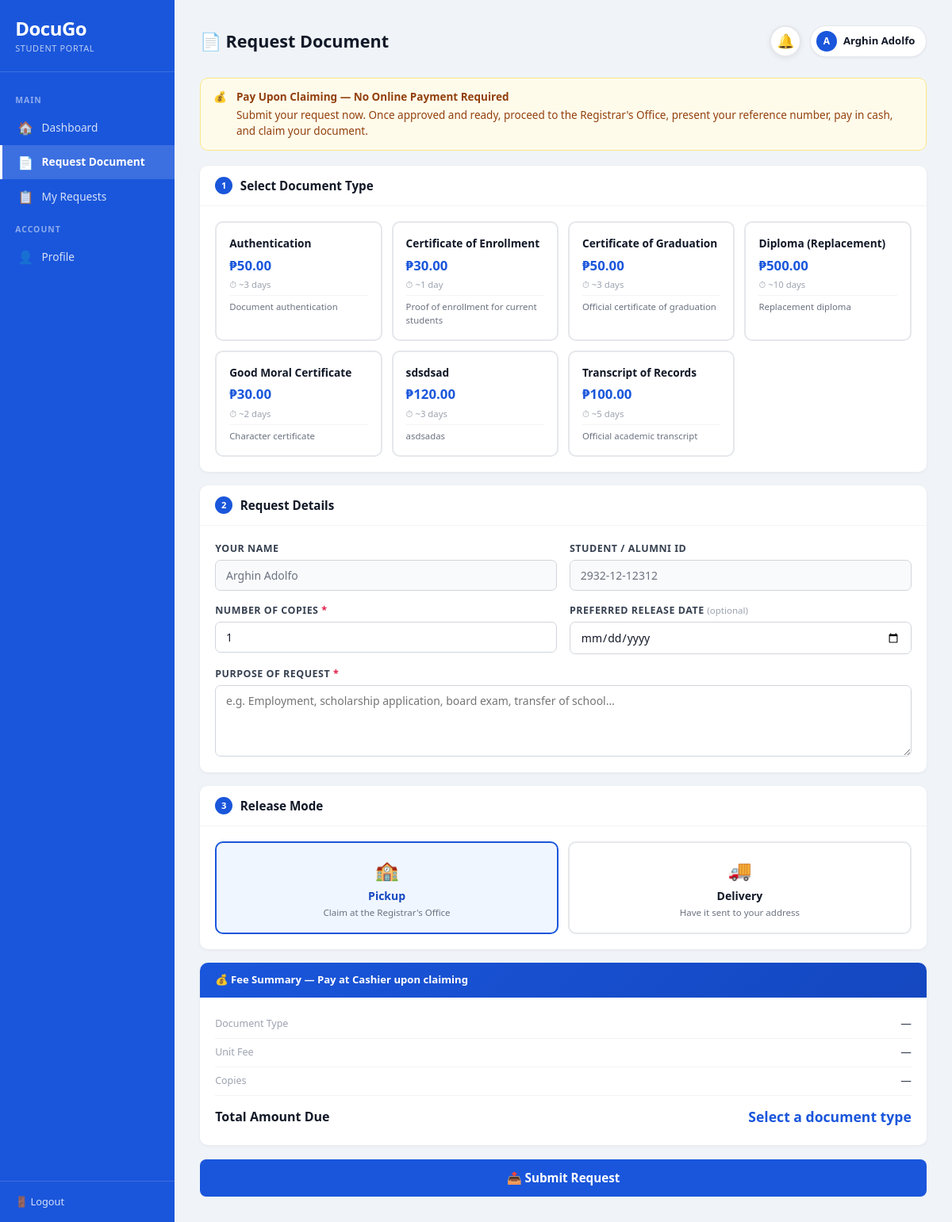
Before: /student/request_form.php (signed in) with the older database file.
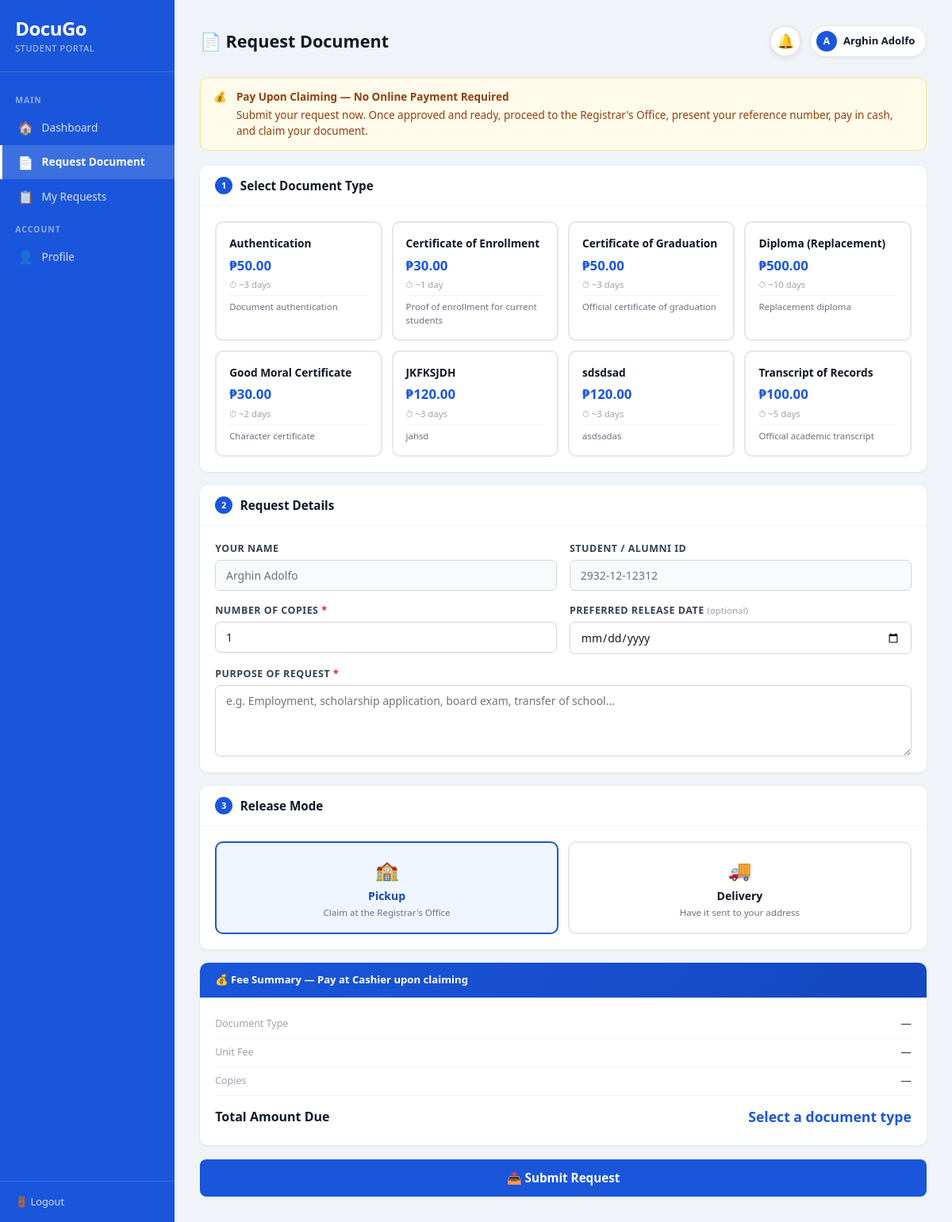
After: the same page with the newer database file.
### tables this page shows
CREATE TABLE `document_types` (
  `id` int(11) NOT NULL,
  `name` varchar(100) NOT NULL,
  `description` text DEFAULT NULL,
  `fee` decimal(10,2) DEFAULT 0.00,
  `processing_days` int(11) DEFAULT 3,
  `requires_signature` tinyint(1) DEFAULT 0,
  `is_active` tinyint(1) DEFAULT 1,
  `created_at` timestamp NOT NULL DEFAULT current_timestamp()
);

### student/request_form.php (the view, shortened to what the changed rows need)
<?php
$conn   = getConnection();
$docTypes = $conn->query("
    SELECT id, name, description, fee, processing_days
    FROM document_types
    WHERE is_active = 1
    ORDER BY name ASC
");
$success  = '';
$formData = [];
function e($v) { return htmlspecialchars($v ?? ''); }
?>
<!DOCTYPE html>
<html lang="en">
<head>
</head>
<body>
<main class="main">
    <div class="topbar">
        <h1>📄 Request Document</h1>
    </div>
    <?php if (!empty($success)): ?>
    <div class="success-wrap">
        <div class="success-card">
            <div class="sc-icon">🎉</div>
            <h2>Request Submitted!</h2>
            <p>Your request is now pending review by the Registrar's Office.<br>Use your reference number to track its progress.</p>
            <div class="ref-box">
                <div class="ref-label">Your Reference Number</div>
                <div class="ref-code"><?= e($success) ?></div>
            </div>
            <?php
$checkDocSig = $conn->prepare("
    SELECT dt.requires_signature
    FROM document_types dt
    JOIN document_requests dr ON dr.document_type_id = dt.id
    WHERE dr.request_code = ?
");
$checkDocSig->bind_param("s", $success);
$checkDocSig->execute();
$docSigResult = $checkDocSig->get_result()->fetch_assoc();
$requiresSignature = $docSigResult && $docSigResult['requires_signature'] == 1;
$checkDocSig->close();
?>
<div class="steps-flow">
    <span class="step">✓ Submitted</span><span class="arrow">→</span>
    <?php if ($requiresSignature): ?>
        <span class="step">Admin Review</span><span class="arrow">→</span>
        <span class="step">📝 Office Signatures</span><span class="arrow">→</span>
        <span class="step">Processing</span><span class="arrow">→</span>
        <span class="step">Ready</span><span class="arrow">→</span>
        <span class="step">Pay at Cashier</span><span class="arrow">→</span>
        <span class="step">Released</span>
    <?php else: ?>
        <span class="step">Admin Review</span><span class="arrow">→</span>
        <span class="step">Processing</span><span class="arrow">→</span>
        <span class="step">Ready</span><span class="arrow">→</span>
        <span class="step">Pay at Cashier</span><span class="arrow">→</span>
        <span class="step">Released</span>
    <?php endif; ?>
</div>
<?php if ($requiresSignature): ?>
<div class="notice-banner" style="text-align:left;margin-bottom:1.4rem;background:#e0f2fe;border-color:#7dd3fc;">
    <span>📝</span>
    <div>
        <strong>This document requires office signatures</strong>
        Your request will go through multiple office signatures before processing.
        You can track the signature progress in your dashboard.
    </div>
</div>
<?php endif; ?>
            <div class="notice-banner" style="text-align:left;margin-bottom:1.4rem;">
                <span>💰</span>
                <div>
                    <strong>Payment is made upon claiming</strong>
                    Once your document is ready you'll be notified. Go to the Registrar's Office,
                    present your reference number, pay in cash, and claim your document.
                </div>
            </div>
            <div class="btn-row">
                <a href="my_requests.php"  class="btn-primary">📋 Track My Request</a>
                <a href="request_form.php" class="btn-secondary">➕ New Request</a>
            </div>
        </div>
    </div>
    <?php else: ?>
        <form method="POST" action="request_form.php" id="requestForm">
            <div class="section-card">
                <div class="section-body">
                    <div class="doc-grid" id="docGrid">
                        <?php $docTypes->data_seek(0); while ($dt = $docTypes->fetch_assoc()):
                            $sel = ($formData['document_type_id'] ?? 0) == $dt['id'] ? 'selected' : '';
                        ?>
                        <div class="doc-card <?= $sel ?>"
                             onclick="selectDoc(<?= $dt['id'] ?>, <?= $dt['fee'] ?>, '<?= e($dt['name']) ?>')"
                             id="doc-<?= $dt['id'] ?>">
                            <div class="doc-name"><?= e($dt['name']) ?></div>
                            <div class="doc-fee">₱<?= number_format($dt['fee'], 2) ?></div>
                            <div class="doc-days">⏱ ~<?= $dt['processing_days'] ?> day<?= $dt['processing_days'] != 1 ? 's' : '' ?></div>
                            <?php if ($dt['description']): ?>
                                <div class="doc-desc"><?= e($dt['description']) ?></div>
                            <?php endif; ?>
                        </div>
                        <?php endwhile; ?>
                    </div>
                </div>
            </div>
        </form>
    <?php endif; ?>
</main>
</body>
</html>

Changed rows visible on the page:
added document_types: name "JKFKSJDH", fee "120.00", processing_days "3", description "jahsd"
